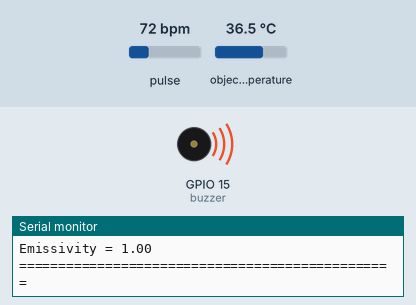
Simulated run of this sketch. Board: ESP8266 (NodeMCU). Parts: buzzer (waves = sounding, pin HIGH), the last lines printed to the serial monitor. Inputs (shaded band) come from the test bench; at power-on: pulse 72 bpm, object temperature 36.5 °C. WiFi joins after 1.5 s; servers stay silent unless stated; no MQTT or app messages arrive unless stated.

Above: at 1.68 s.
At 9.2 s:
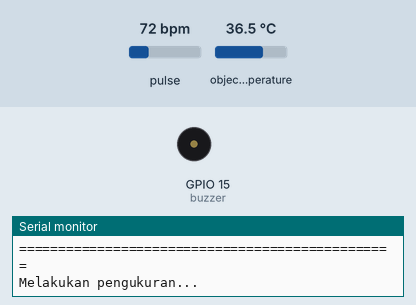
Timing chart, 0 to 24.0 s (numbered marks = the images above):
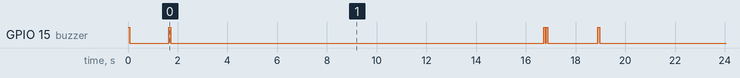

The sketch:

JantungdanSuhu_max30102mlx90614_1.4.ino
```cpp
#include <WiFiManager.h>
#include <ESP8266WiFi.h>
#include "Adafruit_MQTT.h"
#include "Adafruit_MQTT_Client.h"
#include <Adafruit_MLX90614.h>
#include <Wire.h>
#include "MAX30105.h"
#include "heartRate.h"

//konfigurasi autentikasi platform adafruit
#define AIO_SERVER      "io.adafruit.com"
#define AIO_SERVERPORT  1883                   // use 8883 for SSL
#define AIO_USERNAME    "mdzaka"
#define AIO_KEY         "aio_ckuv04C66EopIHqbVatltObOgQ0Q"

//pendeklarasian objek sesuai class yang digunakan pada library
WiFiClient client;

Adafruit_MQTT_Client mqtt(&client, AIO_SERVER, AIO_SERVERPORT, AIO_USERNAME, AIO_KEY);
Adafruit_MQTT_Publish Detak = Adafruit_MQTT_Publish(&mqtt, AIO_USERNAME "/feeds/Detak");
Adafruit_MQTT_Publish Suhu = Adafruit_MQTT_Publish(&mqtt, AIO_USERNAME "/feeds/Suhu");
Adafruit_MQTT_Publish statusDetak = Adafruit_MQTT_Publish(&mqtt, AIO_USERNAME "/feeds/statusDetak");
Adafruit_MQTT_Publish statusSuhu = Adafruit_MQTT_Publish(&mqtt, AIO_USERNAME "/feeds/statusSuhu");

Adafruit_MLX90614 mlx = Adafruit_MLX90614();
MAX30105 maxSensor;

//pendeklarasian pin buzzer D8
byte buzzer = 15; //gpio

//variabel global yang digunakan
const byte RATE_SIZE = 4; // Increase this for more averaging. 4 is good.
byte rates[RATE_SIZE];    // Array of heart rates
byte rateSpot = 0;
long lastBeat = 0; // Time at which the last beat occurred
long irValue;
long delta;
unsigned long displayTimer=0;
unsigned long displayInterval=500;
unsigned long mesurementStart;
const unsigned long mesurementDuration=15000;

float beatsPerMinute;
int beatAvg;
float bodyTemp;
String heartDiag;
String tempDiag;

//inisiasi awal saat mikrokontroler booting
void setup()
{
  WiFiManager WM;
  pinMode(buzzer, OUTPUT);
  beep();
  Serial.begin(115200);
  // WM.resetSettings();
  WM.setConnectTimeout(10);
  //WM.autoConnect("HeartTempMonitor","password"); // password protected ap

  while (!WM.autoConnect("HeartTempMonitor","password")) { //looping untuk mencoba mengkoneksikan ke ap tersimpan/ konfigurasi ulang
    Serial.println("Gagal Terhubung");
  }
  Serial.println("WiFi Terhubung");
  MQTT_connect(); //mengkoneksikan ke mqtt platform

  // cek MLX90614 sensor
  if (!mlx.begin())
  {
    Serial.println("Sensor MLX90614 tidak terdeteksi !");
    while (1);
  }
  //membaca emisitas
  Serial.print("Emissivity = ");
  Serial.println(mlx.readEmissivity());
  Serial.println("================================================");

  // cek MAX30105 sensor
  if (!maxSensor.begin(Wire, I2C_SPEED_FAST)) // Use default I2C port, 400kHz speed
  {
    Serial.println("Sensor MAX30102 tidak terdeteksi !");
    while (1);
  }

  maxSensor.setup();                        // inisiasi sensor max
  maxSensor.setPulseAmplitudeRed(0x0A);      // Turn Red LED to low to indicate sensor is running
  maxSensor.setPulseAmplitudeGreen(0);       // Turn off Green LED
}

void loop()
{
  if (maxSensor.getIR() >= 50000){
    beep();
    Serial.println("Melakukan pengukuran...");
    mesurementStart=millis();
    while (millis() - mesurementStart < mesurementDuration ) {
      mesurement(); //heart rate mesurement
      bodyTemp=mlx.readObjectTempC();
      bodyTemp= (0.2102*bodyTemp)+29.705; //y = 0,2102x + 29,705
    }
    //menampilkan pada serial monitor
    beep2();
    display();
    //kirim data sensor
    sendData();
  }
  else{
    if(millis()-displayTimer>=displayInterval){
      displayTimer=millis();
      Serial.println("Letakan jari");
    }
  }
  MQTT_connect(); //cek koneksi mqtt

}

void sendData(){
  if(beatAvg<=95){
    heartDiag="Bradikardia";
  }
  else if(beatAvg>=170){
    heartDiag="Takikardia";
  }
  else{
    heartDiag="Normal";
  }
  if(bodyTemp<35.0){
    tempDiag="Hipotermia";
  }
  else if(bodyTemp>=37.5){
    tempDiag="Demam";
  }
  else{
    tempDiag="Normal";
  }

  Detak.publish(beatAvg);
  Suhu.publish(bodyTemp,3);
  statusDetak.publish(heartDiag.c_str());
  statusSuhu.publish(tempDiag.c_str());
  Serial.println("Data Terkirim !");
  //reset value
  beatsPerMinute=0;
  beatAvg=0;
  delay(2000);
}

void display(){
  // Read temperature from MLX90614 sensor
  Serial.print("Object = ");
  Serial.print(bodyTemp);
  Serial.println("*C");

  Serial.print("IR=");
  Serial.print(irValue);
  Serial.print(", BPM=");
  Serial.print(beatsPerMinute);
  Serial.print(", Avg BPM=");
  Serial.println(beatAvg);
  Serial.println();

}
void mesurement(){
  // Read heart rate from MAX30105 sensor
  irValue = maxSensor.getIR();
  // Check for heart beat
  if (checkForBeat(irValue))
  {
    // We sensed a beat!
    delta = millis() - lastBeat;
    lastBeat = millis();

    beatsPerMinute = 60 / (delta / 1000.0);

    if (beatsPerMinute < 255 && beatsPerMinute > 20)
    {
      rates[rateSpot++] = (byte)beatsPerMinute; // Store this reading in the array
      rateSpot %= RATE_SIZE;                    // Wrap variable

      // Take average of readings
      beatAvg = 0;
      for (byte x = 0; x < RATE_SIZE; x++)
        beatAvg += rates[x];
      beatAvg /= RATE_SIZE;
    }
  }
}
// Function to connect and reconnect as necessary to the MQTT server.
// Should be called in the loop function and it will take care if connecting.
void MQTT_connect() {
  int8_t ret;

  // Stop if already connected.
  if (mqtt.connected()) {
    return;
  }

  Serial.print("Menghubungkan ke platform MQTT ");

  uint8_t retries = 3;
  while ((ret = mqtt.connect()) != 0) { // connect will return 0 for connected
       Serial.println(mqtt.connectErrorString(ret));
       Serial.println("Menghubungkan ulang dalam 5 detik");
       mqtt.disconnect();
       delay(5000);  // wait 5 seconds
       retries--;
       if (retries == 0) {
         // basically die and wait for WDT to reset me
         while (1);
       }
  }
  Serial.println("MQTT terhubung!");
}
void beep(){
  digitalWrite(buzzer, HIGH);
  delay(80);
  digitalWrite(buzzer, LOW);
}
void beep2(){
  digitalWrite(buzzer, HIGH);
  delay(50);
  digitalWrite(buzzer, LOW);
  delay(50);
  digitalWrite(buzzer, HIGH);
  delay(50);
  digitalWrite(buzzer, LOW);
}
```

Measured:
- by itself, GPIO 15 (buzzer): repeats every 17.2 s: HIGH 0.08 s, LOW 15.0 s, HIGH 0.05 s, LOW 0.05 s, HIGH 0.05 s, LOW 2.0 s
- by itself, everything shown: repeats every 17.2 s, in 4 steps
